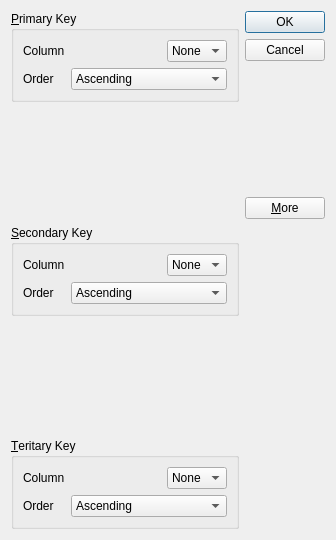
<?xml version="1.0" encoding="UTF-8"?>
<ui version="4.0">
 <class>sortdialog</class>
 <widget class="QDialog" name="sortdialog">
  <property name="geometry">
   <rect>
    <x>0</x>
    <y>0</y>
    <width>336</width>
    <height>540</height>
   </rect>
  </property>
  <property name="windowTitle">
   <string>Dialog</string>
  </property>
  <layout class="QGridLayout" name="gridLayout_4">
   <item row="0" column="0">
    <widget class="QGroupBox" name="primaryGroupBox">
     <property name="title">
      <string>&amp;Primary Key</string>
     </property>
     <layout class="QGridLayout" name="gridLayout">
      <item row="1" column="0">
       <widget class="QLabel" name="label_2">
        <property name="text">
         <string>Order</string>
        </property>
       </widget>
      </item>
      <item row="0" column="2">
       <widget class="QComboBox" name="primaryColumnCombo">
        <item>
         <property name="text">
          <string>None</string>
         </property>
        </item>
       </widget>
      </item>
      <item row="0" column="0">
       <widget class="QLabel" name="label">
        <property name="text">
         <string>Column</string>
        </property>
       </widget>
      </item>
      <item row="0" column="1">
       <spacer name="horizontalSpacer">
        <property name="orientation">
         <enum>Qt::Horizontal</enum>
        </property>
        <property name="sizeHint" stdset="0">
         <size>
          <width>206</width>
          <height>20</height>
         </size>
        </property>
       </spacer>
      </item>
      <item row="1" column="1" colspan="2">
       <widget class="QComboBox" name="comboBox_2">
        <item>
         <property name="text">
          <string>Ascending</string>
         </property>
        </item>
        <item>
         <property name="text">
          <string>Descending</string>
         </property>
        </item>
       </widget>
      </item>
     </layout>
    </widget>
   </item>
   <item row="1" column="0">
    <spacer name="verticalSpacer_2">
     <property name="orientation">
      <enum>Qt::Vertical</enum>
     </property>
     <property name="sizeHint" stdset="0">
      <size>
       <width>20</width>
       <height>68</height>
      </size>
     </property>
    </spacer>
   </item>
   <item row="2" column="0">
    <widget class="QGroupBox" name="secondaryGroupBox">
     <property name="title">
      <string>&amp;Secondary Key</string>
     </property>
     <layout class="QGridLayout" name="gridLayout_2">
      <item row="1" column="0">
       <widget class="QLabel" name="label_3">
        <property name="text">
         <string>Order</string>
        </property>
       </widget>
      </item>
      <item row="0" column="2">
       <widget class="QComboBox" name="secondaryColumnCombo">
        <item>
         <property name="text">
          <string>None</string>
         </property>
        </item>
       </widget>
      </item>
      <item row="0" column="0">
       <widget class="QLabel" name="label_4">
        <property name="text">
         <string>Column</string>
        </property>
       </widget>
      </item>
      <item row="0" column="1">
       <spacer name="horizontalSpacer_2">
        <property name="orientation">
         <enum>Qt::Horizontal</enum>
        </property>
        <property name="sizeHint" stdset="0">
         <size>
          <width>206</width>
          <height>20</height>
         </size>
        </property>
       </spacer>
      </item>
      <item row="1" column="1" colspan="2">
       <widget class="QComboBox" name="comboBox_4">
        <item>
         <property name="text">
          <string>Ascending</string>
         </property>
        </item>
        <item>
         <property name="text">
          <string>Descending</string>
         </property>
        </item>
       </widget>
      </item>
     </layout>
    </widget>
   </item>
   <item row="3" column="0">
    <spacer name="verticalSpacer_3">
     <property name="orientation">
      <enum>Qt::Vertical</enum>
     </property>
     <property name="sizeHint" stdset="0">
      <size>
       <width>20</width>
       <height>68</height>
      </size>
     </property>
    </spacer>
   </item>
   <item row="4" column="0">
    <widget class="QGroupBox" name="tertiaryGroupBox">
     <property name="title">
      <string>&amp;Teritary Key</string>
     </property>
     <layout class="QGridLayout" name="gridLayout_3">
      <item row="1" column="0">
       <widget class="QLabel" name="label_5">
        <property name="text">
         <string>Order</string>
        </property>
       </widget>
      </item>
      <item row="0" column="2">
       <widget class="QComboBox" name="tertiaryColumnCombo">
        <item>
         <property name="text">
          <string>None</string>
         </property>
        </item>
       </widget>
      </item>
      <item row="0" column="0">
       <widget class="QLabel" name="label_6">
        <property name="text">
         <string>Column</string>
        </property>
       </widget>
      </item>
      <item row="0" column="1">
       <spacer name="horizontalSpacer_3">
        <property name="orientation">
         <enum>Qt::Horizontal</enum>
        </property>
        <property name="sizeHint" stdset="0">
         <size>
          <width>206</width>
          <height>20</height>
         </size>
        </property>
       </spacer>
      </item>
      <item row="1" column="1" colspan="2">
       <widget class="QComboBox" name="comboBox_6">
        <item>
         <property name="text">
          <string>Ascending</string>
         </property>
        </item>
        <item>
         <property name="text">
          <string>Descending</string>
         </property>
        </item>
       </widget>
      </item>
     </layout>
    </widget>
   </item>
   <item row="0" column="1" rowspan="2">
    <layout class="QVBoxLayout" name="verticalLayout">
     <item>
      <widget class="QPushButton" name="okButton">
       <property name="text">
        <string>OK</string>
       </property>
       <property name="default">
        <bool>true</bool>
       </property>
      </widget>
     </item>
     <item>
      <widget class="QPushButton" name="cancleButton">
       <property name="text">
        <string>Cancel</string>
       </property>
      </widget>
     </item>
     <item>
      <spacer name="verticalSpacer">
       <property name="orientation">
        <enum>Qt::Vertical</enum>
       </property>
       <property name="sizeHint" stdset="0">
        <size>
         <width>20</width>
         <height>40</height>
        </size>
       </property>
      </spacer>
     </item>
     <item>
      <widget class="QPushButton" name="moreButton">
       <property name="text">
        <string>&amp;More</string>
       </property>
       <property name="checkable">
        <bool>true</bool>
       </property>
      </widget>
     </item>
    </layout>
   </item>
  </layout>
 </widget>
 <resources/>
 <connections>
  <connection>
   <sender>okButton</sender>
   <signal>clicked()</signal>
   <receiver>sortdialog</receiver>
   <slot>accept()</slot>
   <hints>
    <hint type="sourcelabel">
     <x>325</x>
     <y>36</y>
    </hint>
    <hint type="destinationlabel">
     <x>172</x>
     <y>150</y>
    </hint>
   </hints>
  </connection>
  <connection>
   <sender>cancleButton</sender>
   <signal>clicked()</signal>
   <receiver>sortdialog</receiver>
   <slot>reject()</slot>
   <hints>
    <hint type="sourcelabel">
     <x>350</x>
     <y>69</y>
    </hint>
    <hint type="destinationlabel">
     <x>236</x>
     <y>170</y>
    </hint>
   </hints>
  </connection>
  <connection>
   <sender>moreButton</sender>
   <signal>toggled(bool)</signal>
   <receiver>secondaryGroupBox</receiver>
   <slot>setVisible(bool)</slot>
   <hints>
    <hint type="sourcelabel">
     <x>364</x>
     <y>177</y>
    </hint>
    <hint type="destinationlabel">
     <x>237</x>
     <y>265</y>
    </hint>
   </hints>
  </connection>
  <connection>
   <sender>moreButton</sender>
   <signal>toggled(bool)</signal>
   <receiver>tertiaryGroupBox</receiver>
   <slot>setVisible(bool)</slot>
   <hints>
    <hint type="sourcelabel">
     <x>321</x>
     <y>176</y>
    </hint>
    <hint type="destinationlabel">
     <x>275</x>
     <y>428</y>
    </hint>
   </hints>
  </connection>
 </connections>
</ui>
